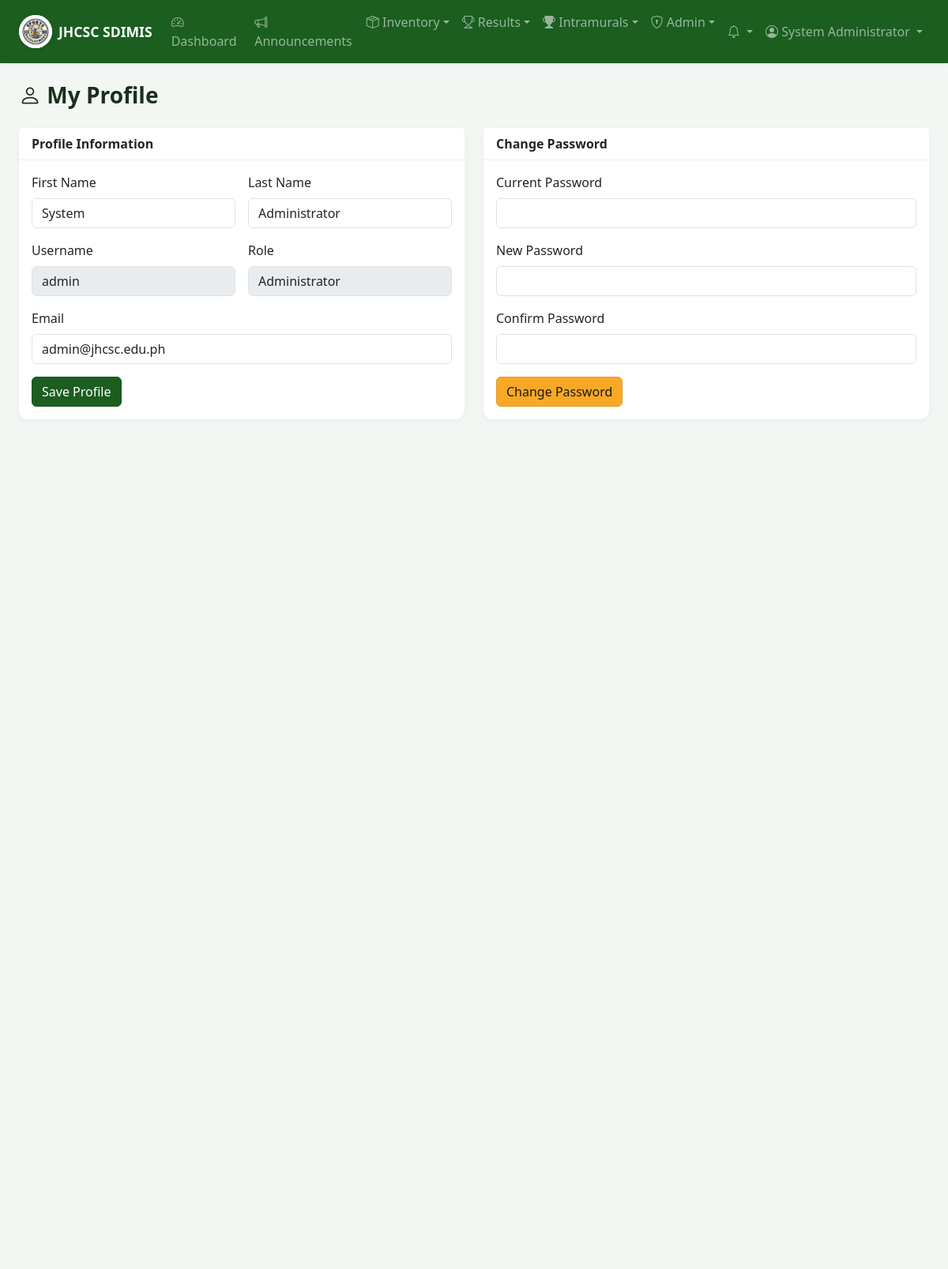
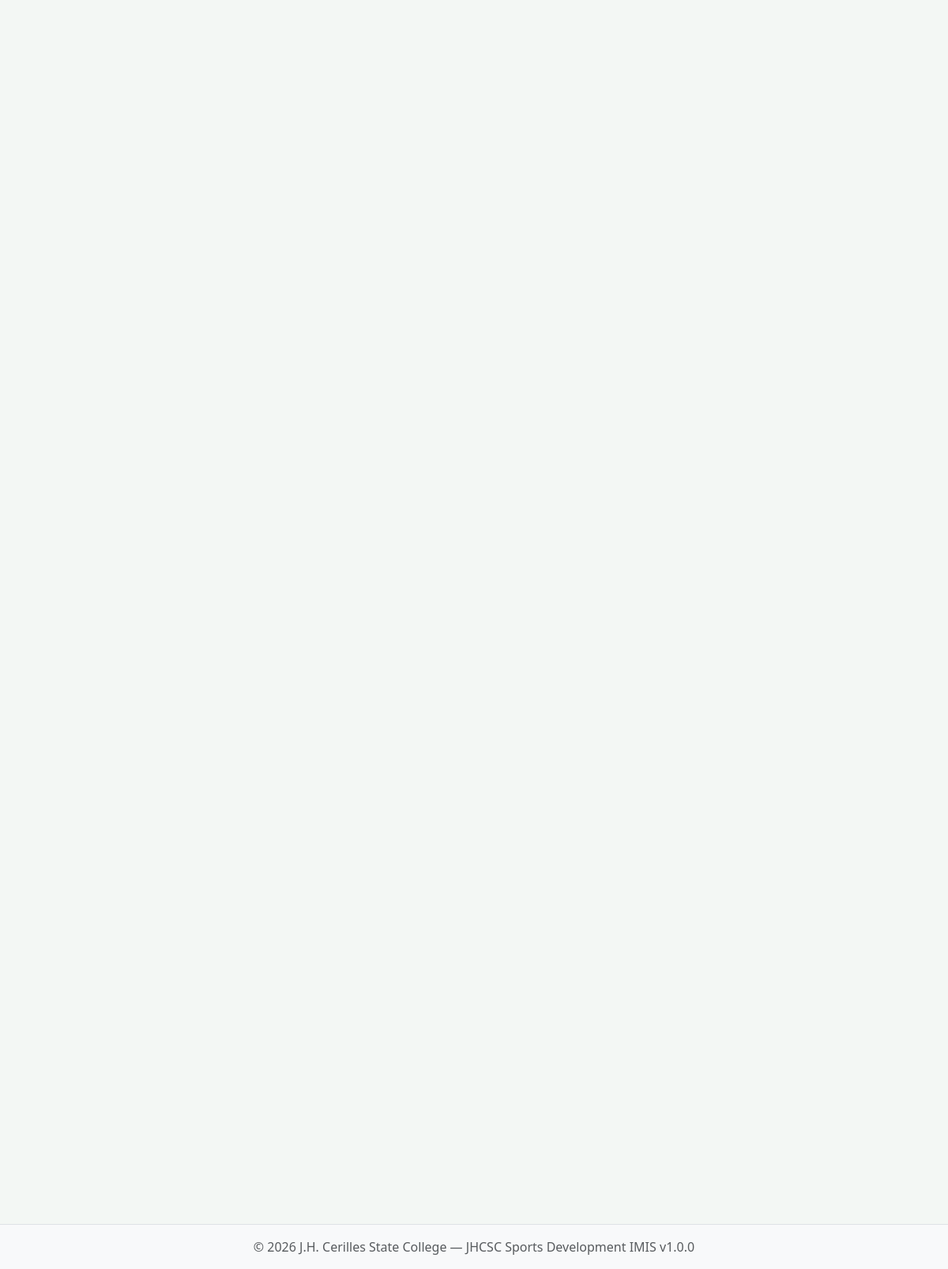
The app's page /profile.php (signed in) with its own data (2 pictures, top to bottom).
### tables this page shows
CREATE TABLE IF NOT EXISTS users (
    id INT AUTO_INCREMENT PRIMARY KEY,
    username VARCHAR(80) NOT NULL UNIQUE,
    email VARCHAR(190) NOT NULL UNIQUE,
    password VARCHAR(255) NOT NULL,
    password_plain VARCHAR(255) DEFAULT NULL,
    first_name VARCHAR(100) NOT NULL,
    last_name VARCHAR(100) NOT NULL,
    student_id VARCHAR(50) DEFAULT NULL,
    department VARCHAR(255) DEFAULT NULL,
    phone VARCHAR(40) DEFAULT NULL,
    role ENUM('admin', 'coordinator', 'staff', 'unit_manager', 'coach', 'tabulator', 'secretariat', 'publication', 'student') NOT NULL DEFAULT 'student',
    team_id INT DEFAULT NULL,
    avatar VARCHAR(255) DEFAULT NULL,
    is_active TINYINT(1) NOT NULL DEFAULT 1,
    created_at TIMESTAMP DEFAULT CURRENT_TIMESTAMP,
    updated_at TIMESTAMP DEFAULT CURRENT_TIMESTAMP ON UPDATE CURRENT_TIMESTAMP
);

### includes/auth.php (called while the page is built, shortened)
<?php
require_once __DIR__ . '/functions.php';
function getCurrentUser(): ?array
{
    $db = getDB();
    $stmt = $db->prepare('SELECT u.*, t.name as team_name, t.color as team_color, t.short_name as team_short_name
        FROM users u
        LEFT JOIN intramural_teams t ON u.team_id = t.id
        WHERE u.id = ?');
    $stmt->execute([$_SESSION['user_id']]);
    $user = $stmt->fetch() ?: null;
    return $user;
}
function getAllRoles(): array
{
    return [
        'admin' => 'Administrator',
        'coordinator' => 'Sports Coordinator',
        'staff' => 'Sports Staff',
        'unit_manager' => 'Unit Manager',
        'coach' => 'Coach',
        'tabulator' => 'Tournament Manager',
        'secretariat' => 'Secretariat',
        'publication' => 'Publication',
        'student' => 'Student',
    ];
}

### includes/functions.php (called while the page is built, shortened)
<?php
function sanitize(string $input): string
{
    return htmlspecialchars(trim($input), ENT_QUOTES, 'UTF-8');
}
function roleLabel(string $role): string
{
    $labels = getAllRoles();
    return $labels[$role] ?? ucfirst(str_replace('_', ' ', $role));
}

### profile.php (the view, shortened to what this page needs)
<?php
require_once __DIR__ . '/includes/auth.php';
$user = getCurrentUser();
require_once __DIR__ . '/includes/header.php';
?>
<div class="page-header"><h1><i class="bi bi-person"></i> My Profile</h1></div>
<div class="row g-4">
    <div class="col-lg-6">
        <div class="card">
            <div class="card-header">Profile Information</div>
            <div class="card-body">
                <form method="POST">
                    <div class="row g-3">
                        <div class="col-md-6"><label class="form-label">First Name</label><input type="text" name="first_name" class="form-control" value="<?= sanitize($user['first_name']) ?>" required></div>
                        <div class="col-md-6"><label class="form-label">Last Name</label><input type="text" name="last_name" class="form-control" value="<?= sanitize($user['last_name']) ?>" required></div>
                        <div class="col-md-6"><label class="form-label">Username</label><input type="text" class="form-control" value="<?= sanitize($user['username']) ?>" disabled></div>
                        <div class="col-md-6"><label class="form-label">Role</label><input type="text" class="form-control" value="<?= sanitize(roleLabel($user['role'])) ?>" disabled></div>
                        <div class="col-12"><label class="form-label">Email</label><input type="email" name="email" class="form-control" value="<?= sanitize($user['email']) ?>" required></div>
                    </div>
                    <button type="submit" class="btn btn-primary mt-3">Save Profile</button>
                </form>
            </div>
        </div>
    </div>
    <div class="col-lg-6">
        <div class="card">
            <div class="card-header">Change Password</div>
            <div class="card-body">
                <form method="POST">
                    <div class="mb-3"><label class="form-label">Current Password</label><input type="password" name="current_password" class="form-control" required></div>
                    <div class="mb-3"><label class="form-label">New Password</label><input type="password" name="new_password" class="form-control" required minlength="6"></div>
                    <div class="mb-3"><label class="form-label">Confirm Password</label><input type="password" name="confirm_password" class="form-control" required></div>
                    <button type="submit" class="btn btn-warning">Change Password</button>
                </form>
            </div>
        </div>
    </div>
</div>
<?php require_once __DIR__ . '/includes/footer.php'; ?>

### assets/css/style.css (style rules this page uses)
:root { --jhcsc-primary: #1b5e20; --jhcsc-secondary: #2e7d32; --jhcsc-accent: #c62828; }
body { min-height: 100vh; display: flex; flex-direction: column; background-color: var(--theme-body-bg, #f4f6f9); color: var(--theme-text, #2c3e50); }
.card { border: none; border-radius: 12px; box-shadow: 0 2px 10px rgba(0,0,0,0.05); background-color: var(--theme-card-bg, #ffffff); }
.page-header h1 { font-size: 1.75rem; font-weight: 700; color: var(--theme-text, #2c3e50); }
.page-header { margin-bottom: 1.5rem; }
.card-header { background: var(--theme-card-bg, white); border-bottom: 1px solid #eee; font-weight: 600; }

### records on screen
users: first_name "System", last_name "Administrator", username "admin", role "Administrator", email "admin@jhcsc.edu.ph"

### other values on screen
APP_SHORT_NAME "JHCSC SDIMIS"
$entry['label'] "Dashboard"
$entry['label'] "Announcements"
$entry['label'] "Inventory"
$entry['label'] "Results"
$entry['label'] "Intramurals"
$entry['label'] "Admin"
$_SESSION['user_name'] "System Administrator"
APP_CAMPUS "J.H. Cerilles State College"
APP_NAME "JHCSC Sports Development IMIS"
APP_VERSION "1.0.0"
